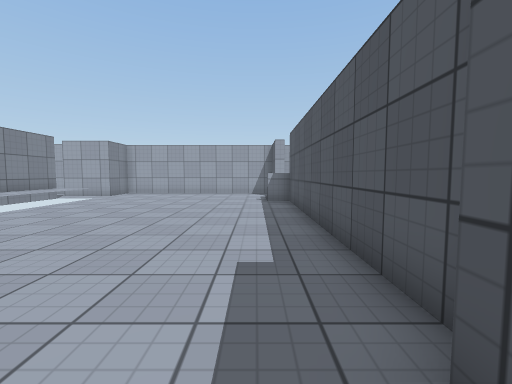
View 1 (above)

20 first-person views from a walk through a 3-D level made in the Unity game engine. The camera is 1.2 m above the floor, tilts 4° down and sees 90° across. The floor is counted in squares, 1 m on a side. Each view is taken from the middle of a square. On the plan, view 1 faces up. The plan holds only what a view shows up to about 12 squares ahead; the rest is blank. The place goes on beyond the plan. Surface patterns are stand-ins for the level's own textures.

View 2
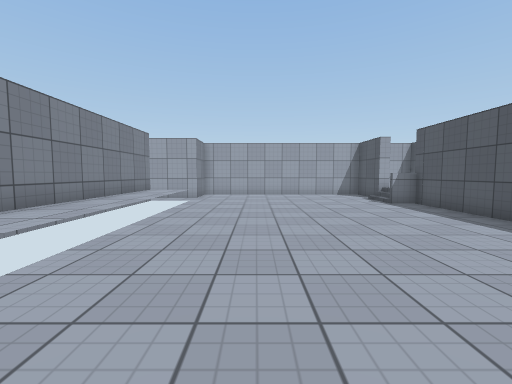

View 3
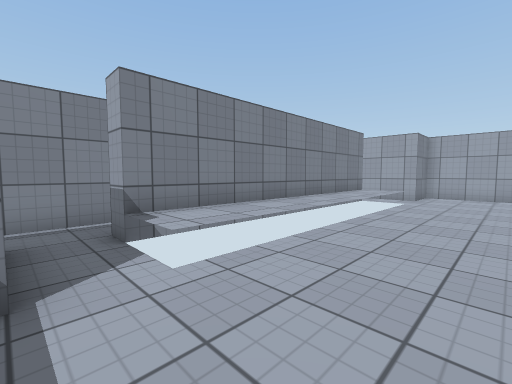

View 4
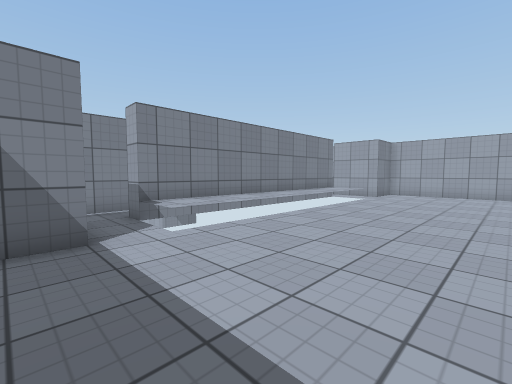

View 5
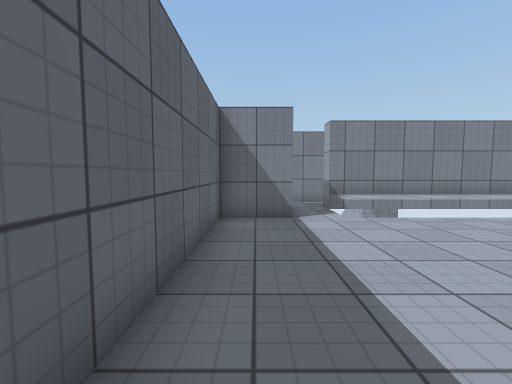

View 6
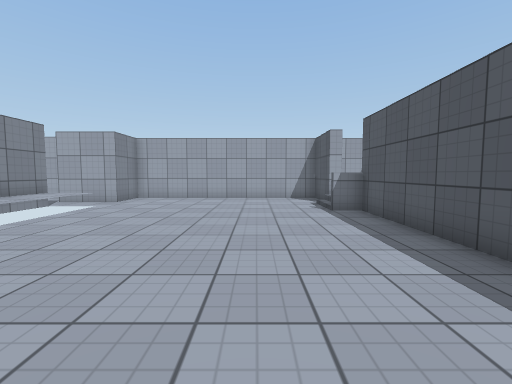

View 7
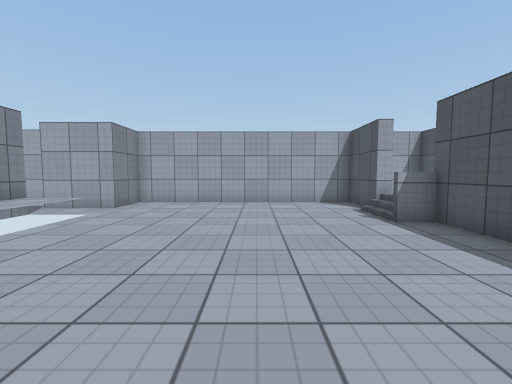

View 8
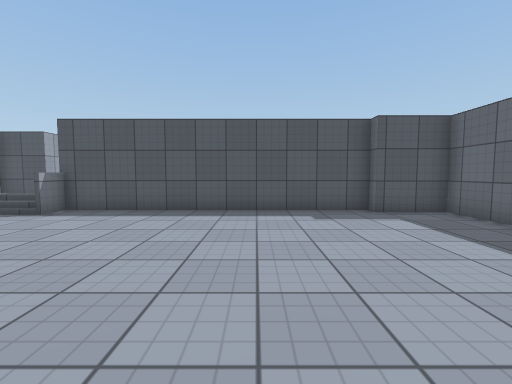

View 9
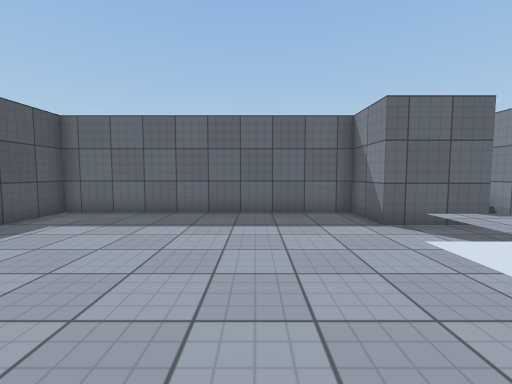

View 10
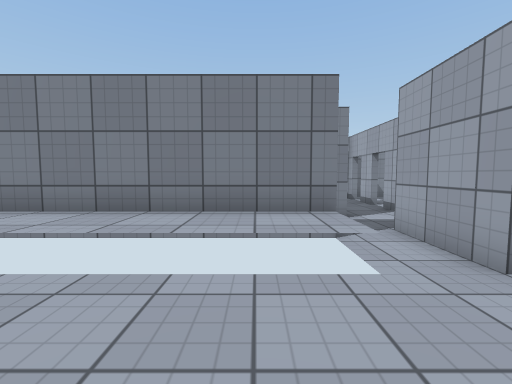

View 11
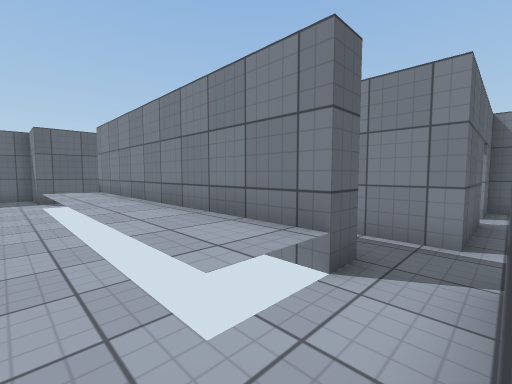

View 12
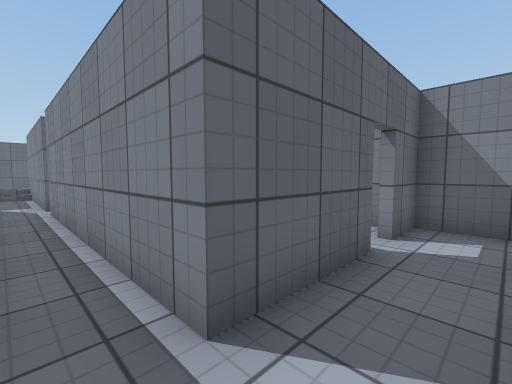

View 13
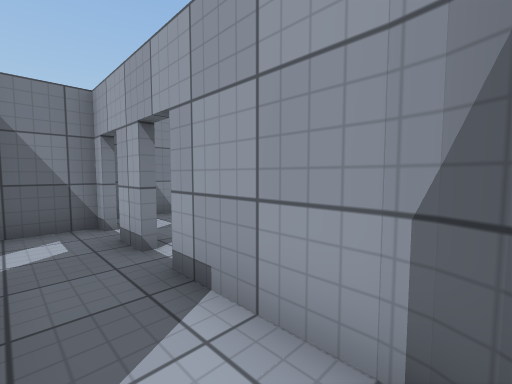

View 14
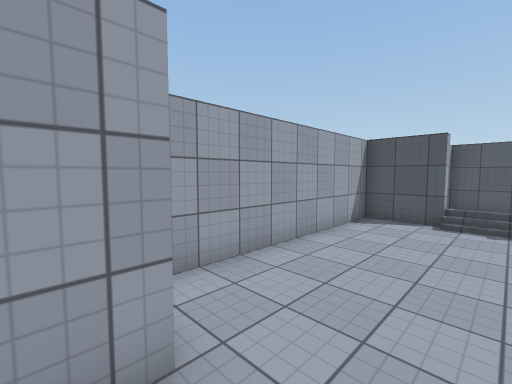

View 15
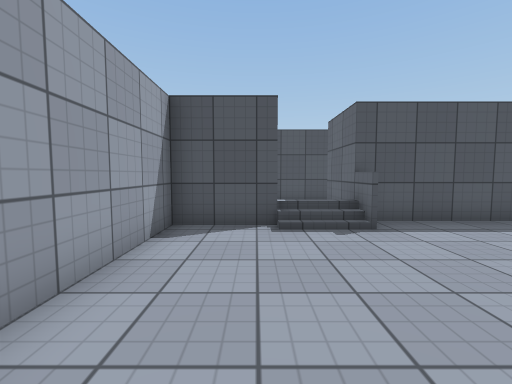

View 16
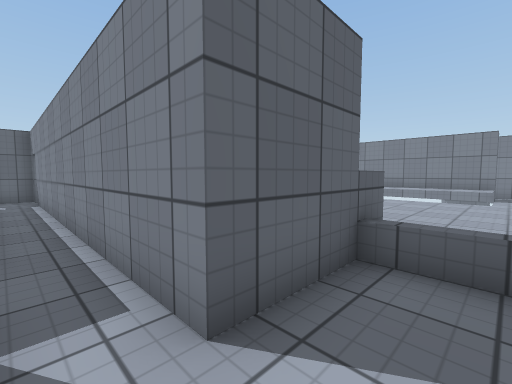

View 17
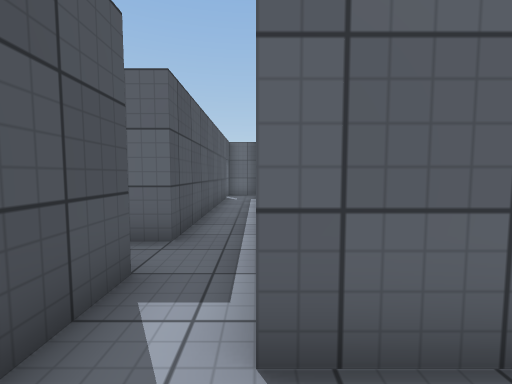

View 18
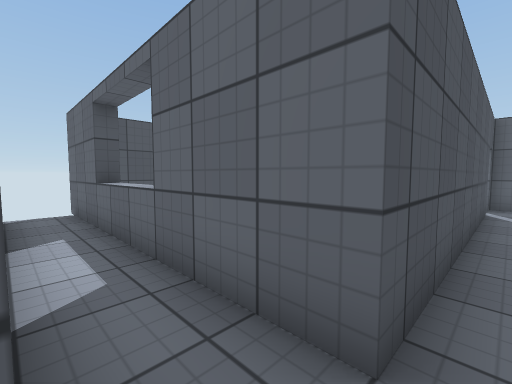

View 19
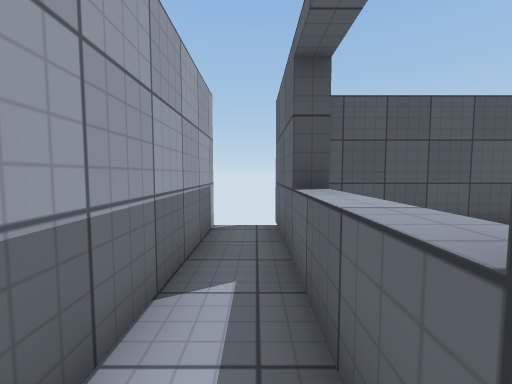

View 20
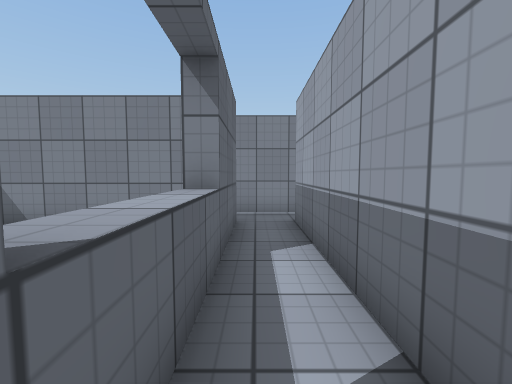

### Floor plan
Key: @ floor where view 1 was taken; # wall or solid block; x gap in a wall; . main floor; : floor 0.5 m higher than the main floor; / step, stairs or slope; = window, fence, low wall or low ledge; ^ raised ledge; O other object.
Columns run from 18 left of view 1 to 14 right of it. Each row starts with its distance up from view 1.
 17 #..
 16 #xxxx###  #############
 15 #.......  #........#  #
 14 #.......###........#  ###
 13 ##xx###............O....#
 12       #.#:/........O....#
 11       #.#:/........=###.#
 10       #.#:/.........###.#########
  9       #.#:/.........# #.........
  8       #.#:/.........# #.###^^^###
  7       #.#:/.........# #.#       #
  6       #.#:/.........# #.#       #
  5       ..#:/.........# #.#       #
  4       #.#:/.........# #.#       #
  3       #.#:/.........# #.#       #
  2       #.............# #.#
  1       #.###........## #.#
  0       #.  #.......@#  #.#
 -1       #/  ##########  #.#
 -2                       ###

Positions as (right, up) in squares from view 1, and headings:
1: (0, 0), facing up
2: (-5, 1), facing up
3: (-5, 1), facing up-left
4: (-3, 0), facing up-left
5: (-1, 0), facing left
6: (-2, 3), facing up
7: (-3, 5), facing up
8: (-7, 5), facing right
9: (-5, 7), facing down
10: (-5, 11), facing left
11: (-7, 14), facing down-left
12: (-11, 15), facing down-left
13: (-11, 14), facing up-left
14: (-9, 12), facing up-right
15: (-5, 14), facing right
16: (5, 13), facing down-left
17: (4, 13), facing down
18: (5, 10), facing down-right
19: (8, 9), facing right
20: (12, 9), facing left
